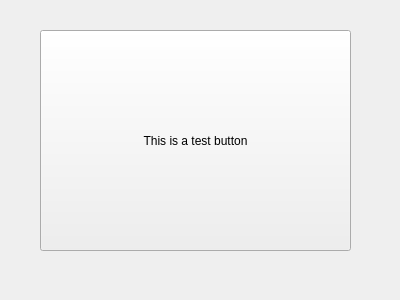
<?xml version="1.0" encoding="UTF-8"?>
<ui version="4.0">
 <class>Form</class>
 <widget class="QWidget" name="Form">
  <property name="geometry">
   <rect>
    <x>0</x>
    <y>0</y>
    <width>400</width>
    <height>300</height>
   </rect>
  </property>
  <property name="windowTitle">
   <string>Form</string>
  </property>
  <widget class="QPushButton" name="pushButton">
   <property name="geometry">
    <rect>
     <x>40</x>
     <y>30</y>
     <width>311</width>
     <height>221</height>
    </rect>
   </property>
   <property name="text">
    <string>This is a test button</string>
   </property>
  </widget>
 </widget>
 <resources/>
 <connections>
  <connection>
   <sender>pushButton</sender>
   <signal>clicked()</signal>
   <receiver>Form</receiver>
   <slot>close()</slot>
   <hints>
    <hint type="sourcelabel">
     <x>185</x>
     <y>106</y>
    </hint>
    <hint type="destinationlabel">
     <x>229</x>
     <y>273</y>
    </hint>
   </hints>
  </connection>
 </connections>
</ui>
